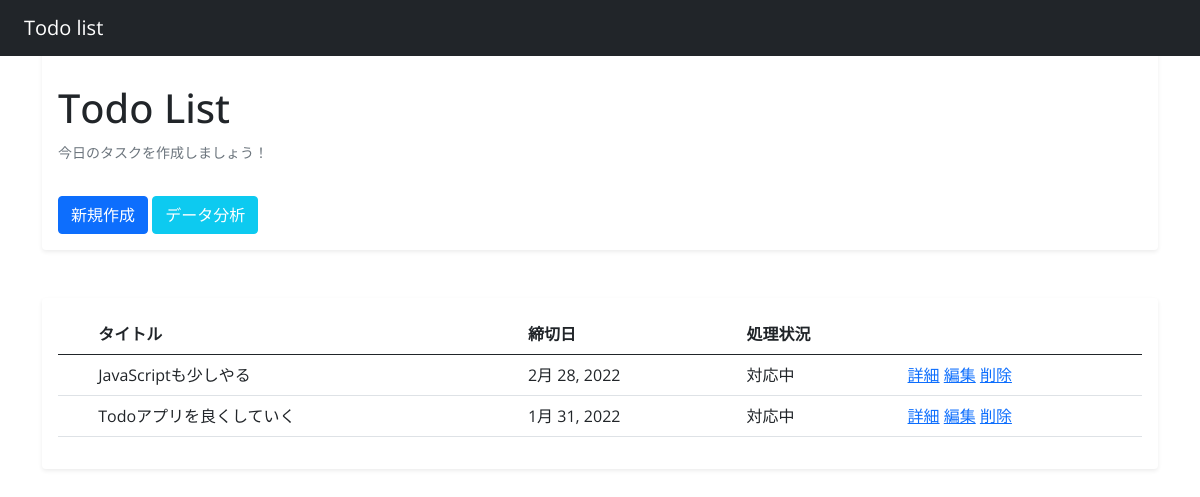
The app's page /, older data.
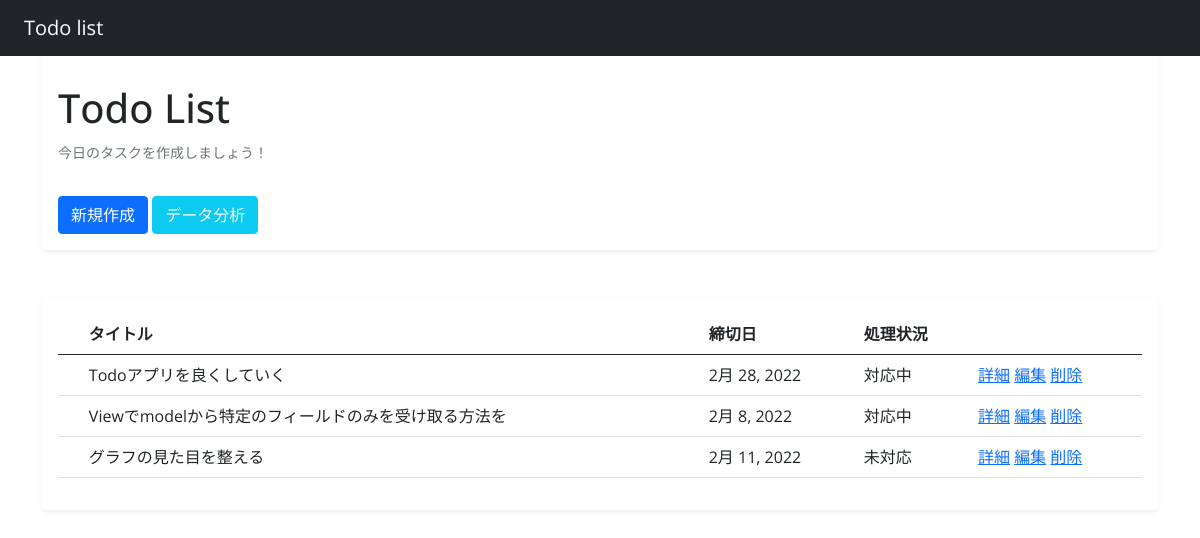
The same page, newer data.
### todo/models.py (models this page shows, shortened)
class Todo(models.Model):
    title = models.CharField(
        "タスク名",
        max_length=30,
        help_text='【社名】を記載してください')
    description = models.TextField(
        "詳細",
        blank=True,
        help_text='作成物の対象期間や属性などの詳細を記入してください')
    deadline = models.DateField(
        "締切")
    category = models.ForeignKey(
        TodoCategory,
        on_delete=models.CASCADE,
        verbose_name="業務種別")
    status = models.ForeignKey(
        TodoStatus,
        on_delete=models.CASCADE,
        verbose_name="処理状況")
    created_at = models.DateTimeField(
        verbose_name="登録日時",
        auto_now_add=True)
    updated_at = models.DateTimeField(
        verbose_name="更新日時",
        auto_now=True
    )

class TodoStatus(models.Model):
    name = models.CharField(
        '処理状況',
        max_length=255,
        blank=True,
        null=True,
        unique=True)
    def __str__(self):
        return self.name

### todo/views.py (the view)
# urls.py: path("", TodoList.as_view(), name="list"),
class TodoList(ListView):
    model = Todo
    context_object_name = "tasks"

### todo/templates/todo/todo_list.html (shortened to what this page needs)
{% extends 'todo/base.html' %}
{% block header %}
<h1><div class="mt-5">Todo List</div></h1>
<small class="text-muted">今日のタスクを作成しましょう！</small>
<br>
<a class="btn btn-primary" href="{% url 'create' %}">新規作成</a>
<a class="btn btn-info text-white" href="{% url 'analysis' %}">データ分析</a>
{% endblock header %}
{% block content %}
<div class="shadow-sm p-3 mb-5 bg-white rounded">
    <table class="table">
        <thead>
            <tr>
            <th scope="col"></th>
            <th scope="col">タイトル</th>
            <th scope="col">締切日</th>
            <th scope="col">処理状況</th>
            <th scope="col"></th>
            </tr>
        </thead>
        <tbody>
            {% for task in tasks %}
            {% if task.status|stringformat:"s" != "完了済" %}
            <tr>
                <td></td>
                <td>{{ task.title }}</td>
                <td>{{ task.deadline }}</td>
                <td>{{ task.status }}</td>
                <td>
                    <a href="{% url 'detail' task.pk %}">詳細</a>
                    <a href="{% url 'update' task.pk %}">編集</a>
                    <a href="{% url 'delete' task.pk %}">削除</a>
                </td>
            </tr>
            {% endif %}
            {% endfor %}
        </tbody>
    </table>
</div>
{% endblock content %}

### todo/templates/todo/base.html (shortened to what this page needs)
<!DOCTYPE html>
<head>
    <link href="https://cdn.jsdelivr.net/npm/bootstrap@5.0.0-beta1/dist/css/bootstrap.min.css" rel="stylesheet">
    <nav class="navbar navbar-expand-lg navbar-dark bg-dark fixed-top">
        <a class="navbar-brand px-4" href="{% url 'list' %}">Todo list</a>
    </nav>
</head>
<body>
    <div class="container">
        <div class="w-77 mx-auto">
            <div class="shadow-sm p-3 mb-5 bg-white rounded">
                {% block header %}
                {% endblock header %}
            </div>
            {% block content %}
            {% endblock content %}
        </div>
    </div>
</body>
</html>

### todo/templates/todo/base.html (style rules this page uses)
body { padding-top: 20px; font-family: 'Open Sans', sans-serif; }

Row changes from the older to the newer data that the page shows:
no longer on this page (row edited): Todo: title "JavaScriptも少しやる", deadline "2月 28, 2022", status "対応中"
changed Todo "Todoアプリを良くしていく": deadline "1月 31, 2022" → "2月 28, 2022"
added Todo: title "Viewでmodelから特定のフィールドのみを受け取る方法を", deadline "2月 8, 2022", status "対応中"
added Todo: title "グラフの見た目を整える", deadline "2月 11, 2022", status "未対応"
